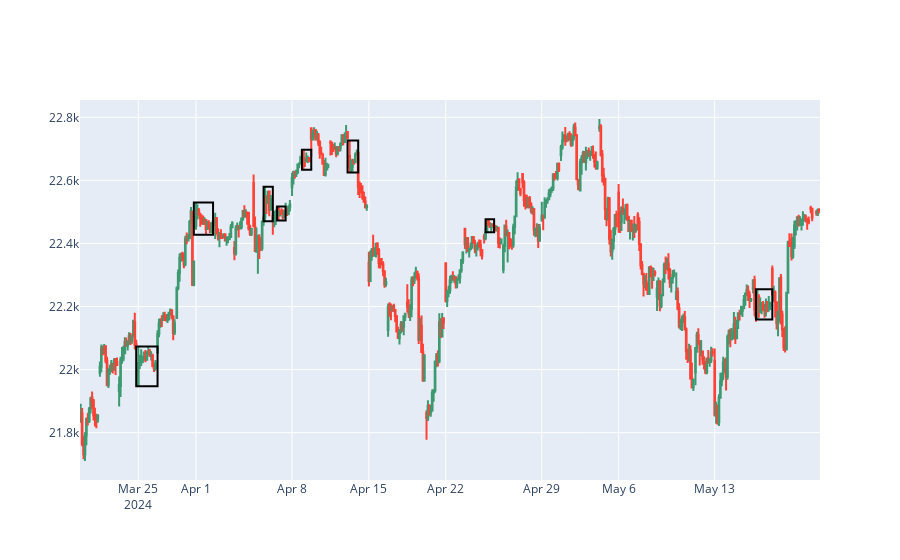

The notebook cell this image was saved under:
### Code cell
def detect_consecutive_ibars(df):
    consecutive_ibars = [False] * len(df)
    for i in range(len(df)-1):
        previous_candle = df.iloc[i]

        j = i + 1
        count = 0
        while j < len(df) and \
              (df.iloc[j]['high'] < previous_candle['high']) and \
              (df.iloc[j]['low'] > previous_candle['low']) and \
              (df.iloc[j]['close'] < previous_candle['high']) and \
              (df.iloc[j]['open'] > previous_candle['low']):
            
            count += 1
            j += 1
        
        if count > 3:
            for k in range(i+1, j):
                consecutive_ibars[k] = True
            # Mark the larger candlestick as well
            consecutive_ibars[i] = True
                
    return consecutive_ibars

df['ConsecutiveInsideBars'] = detect_consecutive_ibars(df)


# Plot empty squares around consecutive inside bars
i = 0
while i < len(df):
    if df['ConsecutiveInsideBars'][i]:
        start = i
        while i < len(df) and df['ConsecutiveInsideBars'][i]:
            i += 1
        end = i - 1
        
        # Determine the x0 and x1 values, considering the edge cases
        x0 = df['date'][start - 1] if start > 0 else df['date'][start]
        x1 = df['date'][end + 1] if end < len(df) - 1 else df['date'][end]

        fig.add_shape(type="rect",
                      x0=x0, y0=min(df['low'][start:end+1]),
                      x1=x1, y1=max(df['high'][start:end+1]),
                      line=dict(color="black"),
                      fillcolor="rgba(0,0,0,0)")  # Make the box empty
    else:
        i+=1

# Show the figure
fig.show()

### Figure 1 — Plotly figure (JSON) as saved in the notebook; plotly's stock layout.template omitted (floating-point values rounded to 4 significant figures; data arrays with more than 128 entries replaced by an {"elided": "..."} marker saying what was removed)
{"data": [{"close": {"elided": "499 float values"}, "high": {"elided": "499 float values"}, "low": {"elided": "499 float values"}, "open": {"elided": "499 float values"}, "type": "candlestick", "x": {"elided": "499 str values"}}], "layout": {"shapes": [{"fillcolor": "rgba(0,0,0,0)", "line": {"color": "black"}, "type": "rect", "x0": "2024-03-22T15:15:00", "x1": "2024-03-27T09:15:00", "y0": 21950.0, "y1": 22070.0}, {"fillcolor": "rgba(0,0,0,0)", "line": {"color": "black"}, "type": "rect", "x0": "2024-03-28T15:15:00", "x1": "2024-04-01T15:15:00", "y0": 22430.0, "y1": 22530.0}, {"fillcolor": "rgba(0,0,0,0)", "line": {"color": "black"}, "type": "rect", "x0": "2024-04-04T12:45:00", "x1": "2024-04-05T09:15:00", "y0": 22470.0, "y1": 22580.0}, {"fillcolor": "rgba(0,0,0,0)", "line": {"color": "black"}, "type": "rect", "x0": "2024-04-05T10:45:00", "x1": "2024-04-05T13:45:00", "y0": 22470.0, "y1": 22520.0}, {"fillcolor": "rgba(0,0,0,0)", "line": {"color": "black"}, "type": "rect", "x0": "2024-04-08T12:45:00", "x1": "2024-04-09T09:15:00", "y0": 22630.0, "y1": 22700.0}, {"fillcolor": "rgba(0,0,0,0)", "line": {"color": "black"}, "type": "rect", "x0": "2024-04-10T15:15:00", "x1": "2024-04-12T12:15:00", "y0": 22620.0, "y1": 22730.0}, {"fillcolor": "rgba(0,0,0,0)", "line": {"color": "black"}, "type": "rect", "x0": "2024-04-24T09:45:00", "x1": "2024-04-24T12:45:00", "y0": 22440.0, "y1": 22480.0}, {"fillcolor": "rgba(0,0,0,0)", "line": {"color": "black"}, "type": "rect", "x0": "2024-05-15T10:15:00", "x1": "2024-05-16T09:15:00", "y0": 22160.0, "y1": 22250.0}], "xaxis": {"rangebreaks": [{"bounds": [16, 9.25], "pattern": "hour"}, {"values": ["2024-03-23T09:15:00", "2024-03-24T09:15:00", "2024-03-25T09:15:00", "2024-03-29T09:15:00", "2024-03-30T09:15:00", "2024-03-31T09:15:00", "2024-04-06T09:15:00", "2024-04-07T09:15:00", "2024-04-11T09:15:00", "2024-04-13T09:15:00", "2024-04-14T09:15:00", "2024-04-17T09:15:00", "2024-04-20T09:15:00", "2024-04-21T09:15:00", "2024-04-27T09:15:00", "2024-04-28T09:15:00", "2024-05-01T09:15:00", "2024-05-04T09:15:00", "2024-05-05T09:15:00", "2024-05-11T09:15:00", "2024-05-12T09:15:00"]}], "rangeslider": {"visible": false}}}}
